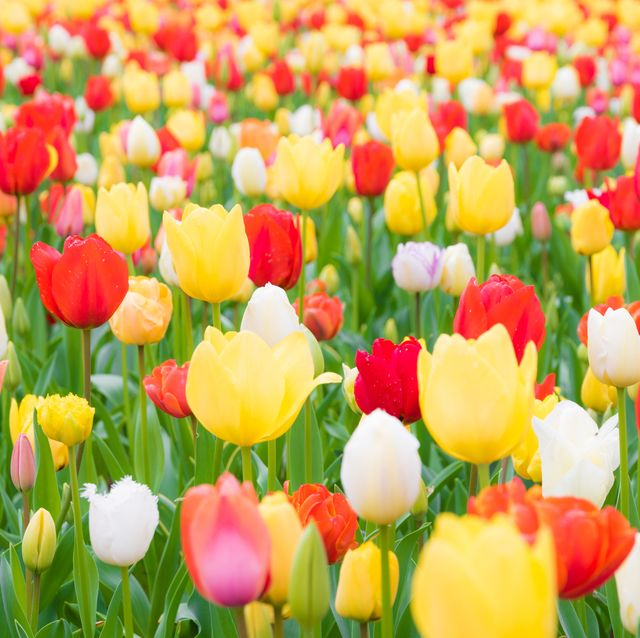
#> input picture tulips.jpg, 640 x 638 px
$ jupyter execute 'canny edge detection.ipynb'   (older library calls are emulated)
#> lines starting #> are read from the running program, lines starting #| are printed output that depends on the picture
[cell 1]
import cv2
import matplotlib.pyplot as plt
import numpy as np

[cell 2]
img=cv2.imread('tulips.jpg')
#> img is the input picture: shape (638, 640, 3); mean B, G, R 87.5, 161.1, 197.5
image=cv2.cvtColor(img, cv2.COLOR_BGR2GRAY)
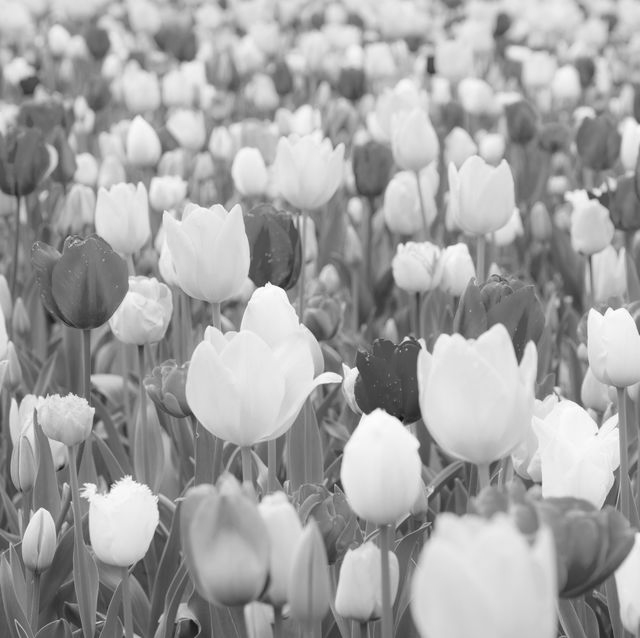
#> image: shape (638, 640); min 14, max 255, mean 163.6

[cell 3]
if img is None:
    print('img not found')
else:
        gradients_sobelx=cv2.Sobel(image, cv2.CV_64F, 1, 0)
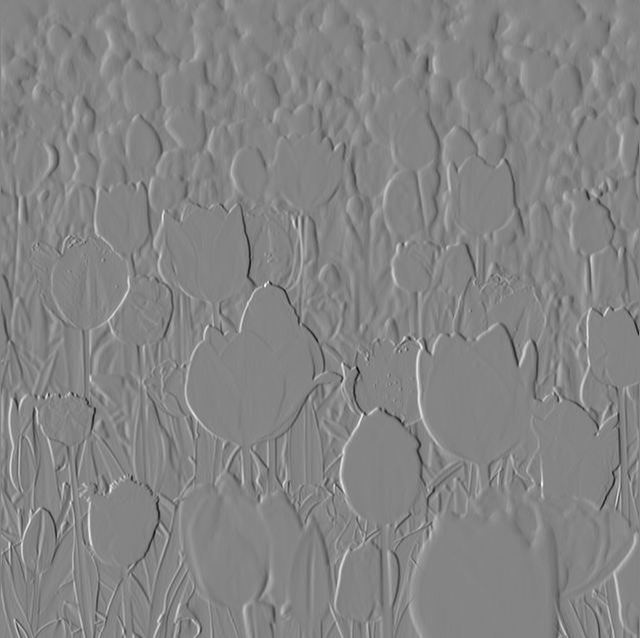
#> gradients_sobelx: shape (638, 640) float64; min -656, max 606, mean 0.2; drawn with min black and max white
        gradients_sobely=cv2.Sobel(image, cv2.CV_64F, 0, 1)
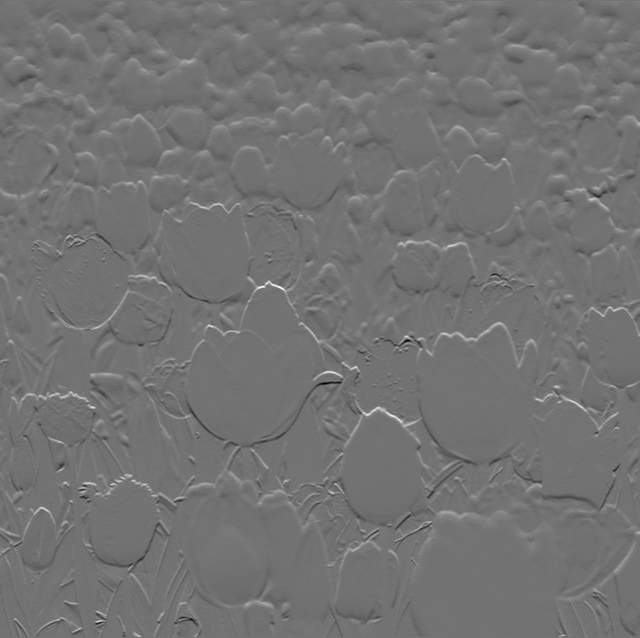
#> gradients_sobely: shape (638, 640) float64; min -570, max 690, mean -1; drawn with min black and max white
        gradients_sobelxy=cv2.addWeighted(gradients_sobelx, 0.5, gradients_sobely,0.5,0)
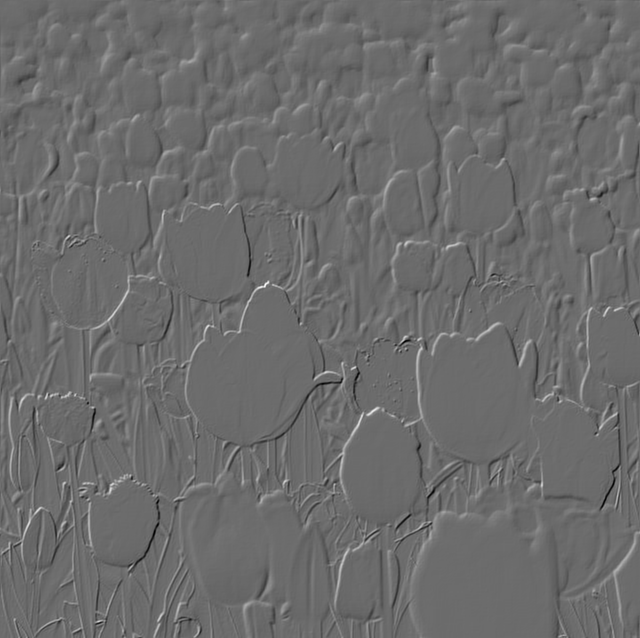
#> gradients_sobelxy: shape (638, 640) float64; min -352, max 476, mean -0.4; drawn with min black and max white
        gradients_laplacian=cv2.Laplacian(image,cv2.CV_64F)
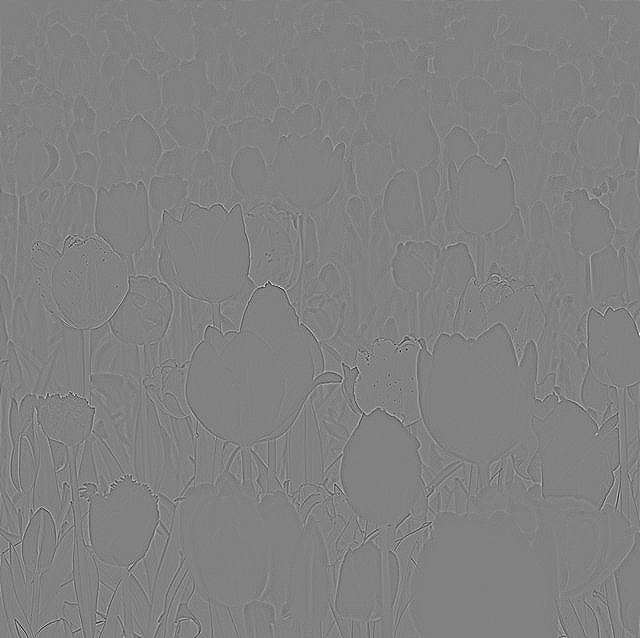
#> gradients_laplacian: shape (638, 640) float64; min -247, max 240, mean 0; drawn with min black and max white
        canny_output=cv2.Canny(image,80,150)
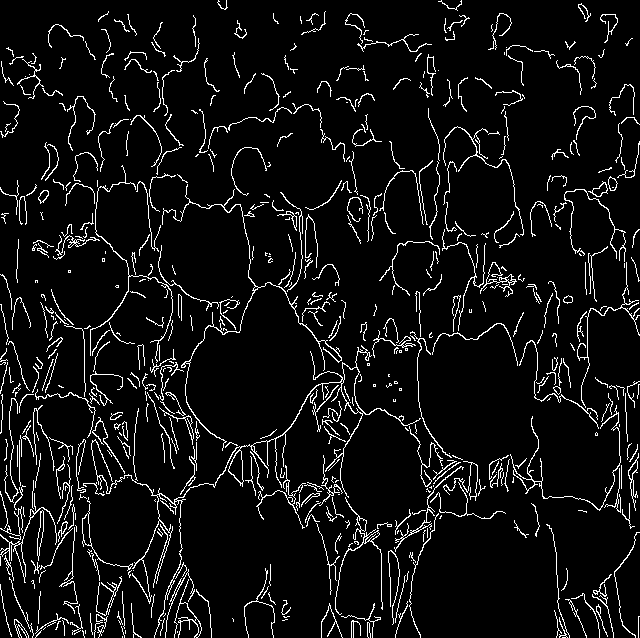
#> canny_output: shape (638, 640); 6.7% white in thin lines or dots

[cell 4]
gradients_sobel_x=cv2.convertScaleAbs(gradients_sobelx)
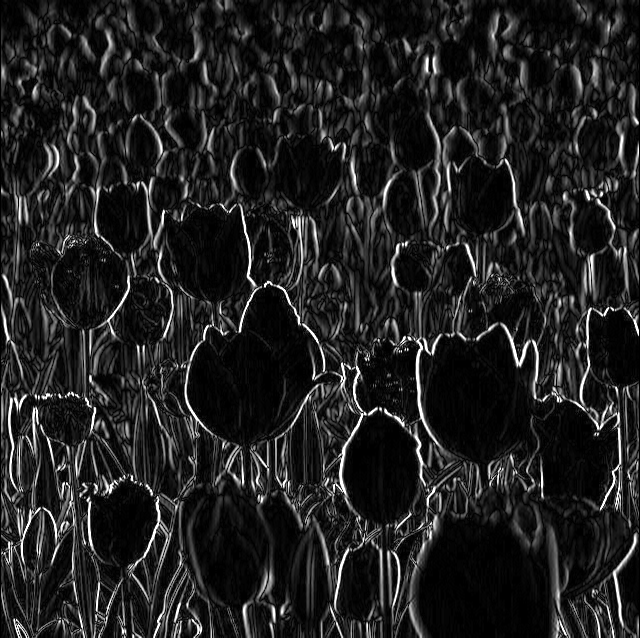
#> gradients_sobel_x: shape (638, 640); min 0, max 255, mean 33.1
gradients_sobel_y=cv2.convertScaleAbs(gradients_sobely)
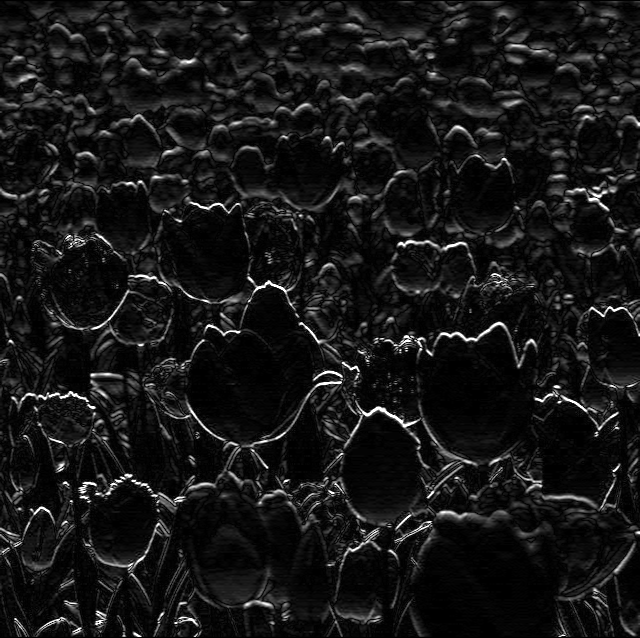
#> gradients_sobel_y: shape (638, 640); min 0, max 255, mean 22.5
gradients_sobel_xy=cv2.convertScaleAbs(gradients_sobelxy)
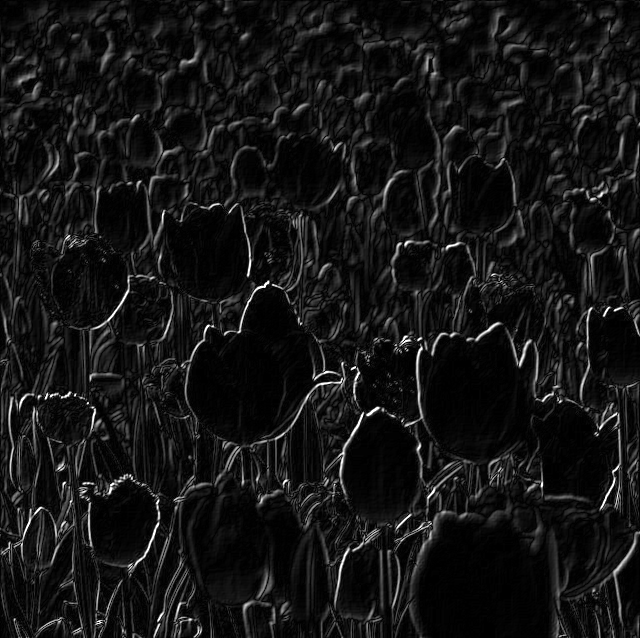
#> gradients_sobel_xy: shape (638, 640); min 0, max 255, mean 20.9
gradients_laplacian=cv2.convertScaleAbs(gradients_laplacian)
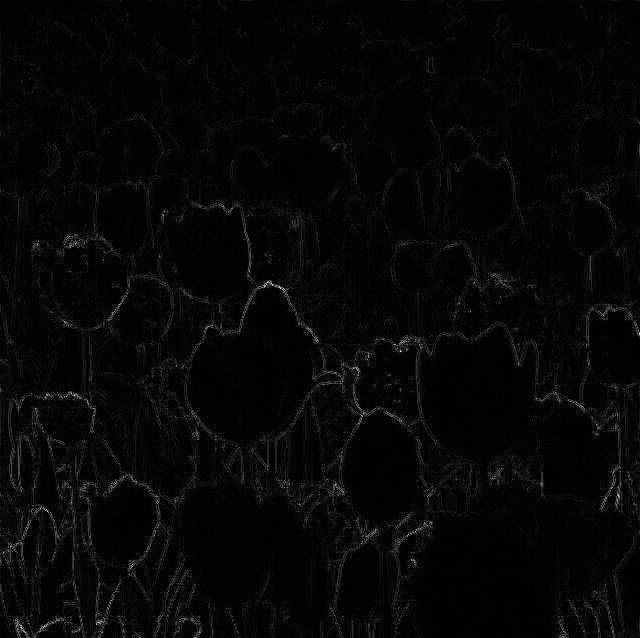
#> gradients_laplacian: shape (638, 640); min 0, max 247, mean 6.4

$ run again, with p2.jpeg copied over tulips.jpg
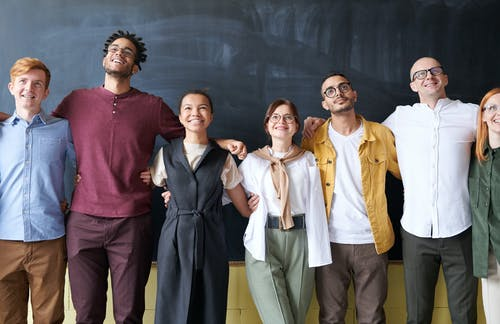
#> input picture p2.jpeg, 500 x 324 px
#> img is the input picture: shape (324, 500, 3); mean B, G, R 101.5, 99.6, 105
#> `canny_output=cv2.Canny(image,80,150)`:
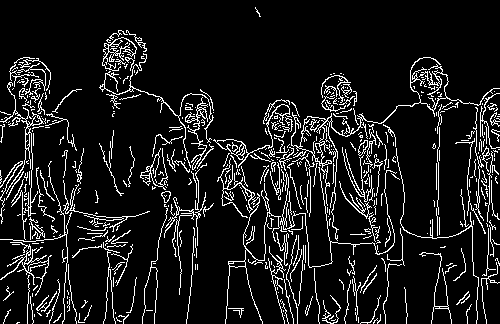
#> canny_output: shape (324, 500); 10.1% white in thin lines or dots
#> `gradients_laplacian=cv2.convertScaleAbs(gradients_laplacian)`:
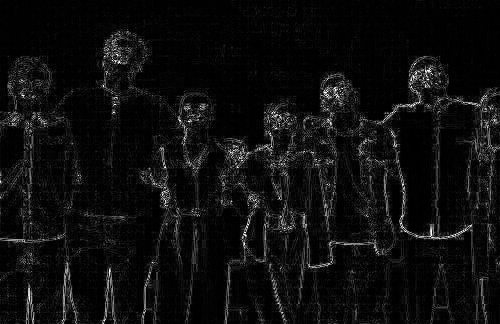
#> gradients_laplacian: shape (324, 500); min 0, max 255, mean 14.5
